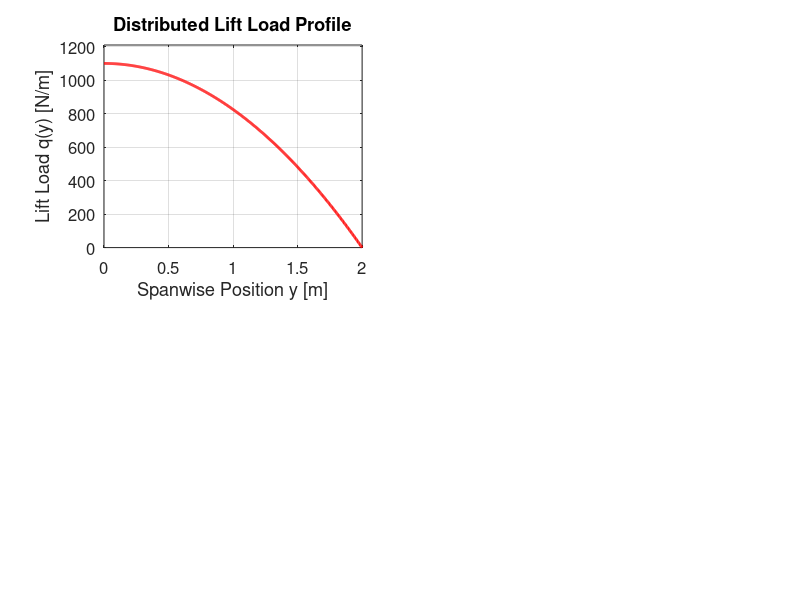

The MATLAB script that drew this image: (Note: this script raises an error after producing the figure.)
% Wing Parameters
b = 2;                % semi-span [m]
c = 0.12;             % chord [m]
t = 0.015;            % thickness estimate [m]
E = 70e9;             % Young's Modulus for Aluminum [Pa]
rho_air = 1.225;      % air density [kg/m^3]
V = 70;               % cruise speed [m/s]
Cl = 1.2;             % lift coefficient

% Structural Properties
I = (c * t^3) / 12;   % Moment of inertia [m^4]

% Discretization
N = 500;              % Higher resolution for detailed plots
y = linspace(0, b, N); 
dy = y(2) - y(1);

% Elliptical lift distribution (per unit span)
S = 2 * b * c;        
L_total = 0.5 * rho_air * V^2 * S * Cl;  
q0 = (4 * L_total) / (pi * b);           
q = q0 * (1 - (y / b).^2);               

% Shear force V(y): integrate load q(y) from tip to root
V = cumtrapz(flip(y), flip(q));
V = flip(V);  % flip back to match original order

% Bending moment M(y): integrate shear from tip to root
M = cumtrapz(flip(y), flip(V));
M = flip(M);  % flip back to match original order

% Deflection by double integration of moment
theta = cumtrapz(y, M / (E * I));
w = cumtrapz(y, theta);

% Normalize deflection to start at 0 at root
w = w - w(1);

% === Plots ===
figure;

subplot(2,2,1)
plot(y, q, 'r', 'LineWidth', 2);
xlabel('Spanwise Position y [m]');
ylabel('Lift Load q(y) [N/m]');
title('Distributed Lift Load Profile');
grid on;
set(gca, 'FontSize', 12);
xlim([0 b]);
ylim([0 max(q)*1.1]);
xtickformat('%.1f');
text(b*0.7, max(q)*0.7, 'Elliptical Distribution', 'FontSize', 12, 'Color', 'red');

subplot(2,2,2)
plot(y, V, 'g', 'LineWidth', 2);
xlabel('Spanwise Position y [m]');
ylabel('Shear Force V(y) [N]');
title('Shear Force Distribution');
grid on;
set(gca, 'FontSize', 12);
xlim([0 b]);
ylim([min(V)*1.1, max(V)*1.1]);
xtickformat('%.1f');
text(b*0.5, max(V)*0.7, 'Shear Force Variation', 'FontSize', 12, 'Color', 'green');

subplot(2,2,3)
plot(y, M, 'm', 'LineWidth', 2);
xlabel('Spanwise Position y [m]');
ylabel('Bending Moment M(y) [N·m]');
title('Bending Moment Distribution');
grid on;
set(gca, 'FontSize', 12);
xlim([0 b]);
ylim([min(M)*1.1, max(M)*1.1]);
xtickformat('%.1f');
text(b*0.5, max(M)*0.7, 'Max Moment at Root', 'FontSize', 12, 'Color', 'magenta');

subplot(2,2,4)
plot(y, w, 'b', 'LineWidth', 2);
xlabel('Spanwise Position y [m]');
ylabel('Deflection w(y) [m]');
title('Wing Deflection under Load');
grid on;
set(gca, 'FontSize', 12);
xlim([0 b]);
ylim([min(w)*1.1, max(w)*1.1]);
xtickformat('%.1f');
text(b*0.3, max(w)*0.7, 'Maximum Deflection at Tip', 'FontSize', 12, 'Color', 'blue');
